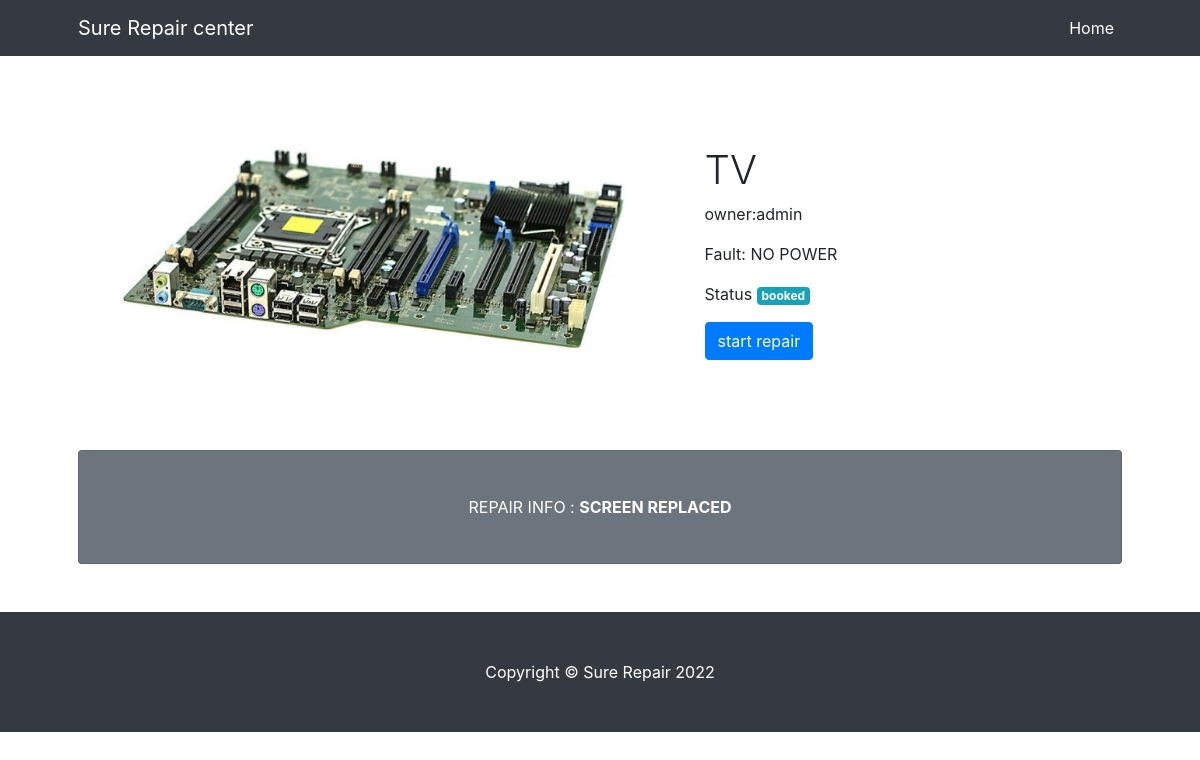
Before: /view_device/1 (signed in) with the older database file.
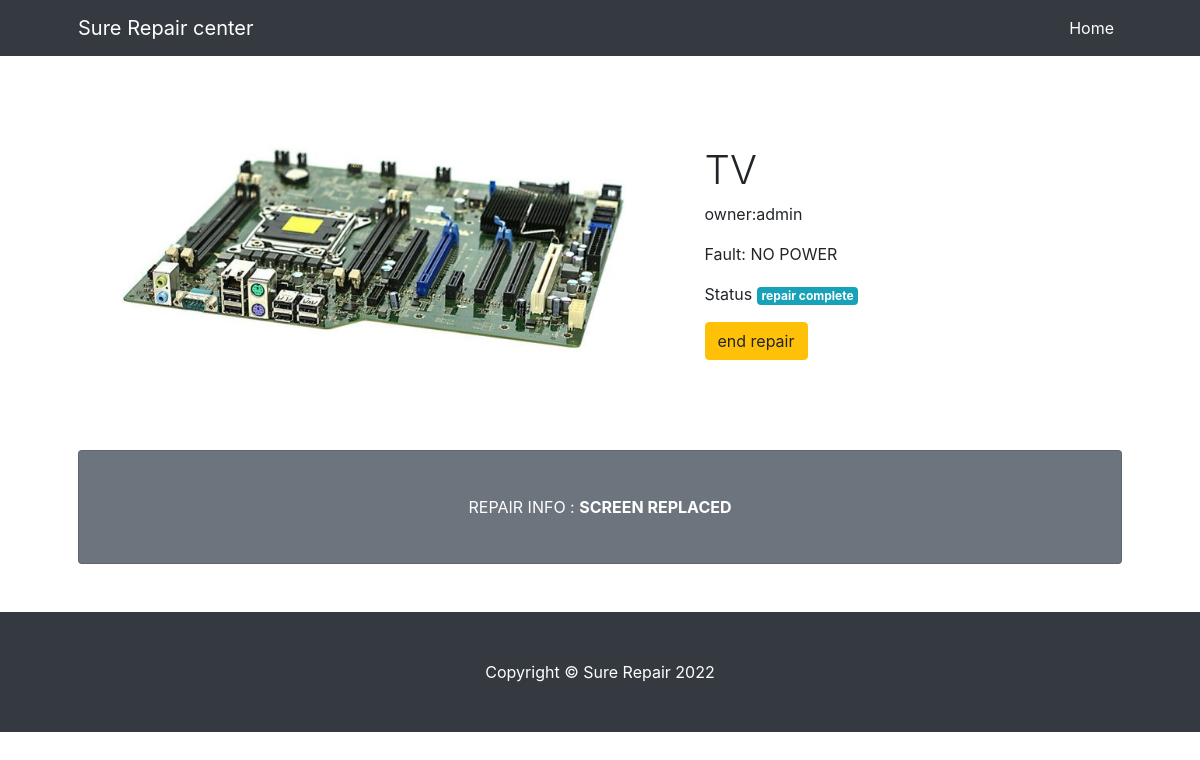
After: the same page with the newer database file.
### app/models.py (models this page shows, shortened)
class Device(db.Model):
    id=db.Column(db.Integer,primary_key=True)
    name=db.Column(db.String(255))
    model=db.Column(db.String(100))
    fault=db.Column(db.String(255))
    user_id=db.Column(db.Integer,db.ForeignKey('user.id'))
    repair_price=db.Column(db.Integer(),default=0)
    status=db.Column(db.String(100),default='booked')
    tech_resolution=db.Column(db.String(255),default='none')

class User(db.Model,UserMixin):
    id = db.Column(db.Integer, primary_key=True)
    username = db.Column(db.String(64), index=True, unique=True)
    email = db.Column(db.String(120), index=True, unique=True)
    password = db.Column(db.String(128))
    is_admin=db.Column(db.Boolean())
    is_technician=db.Column(db.Boolean())
    type=db.Column(db.String(55),default='normal')
    phone=db.Column(db.Integer)
    devices=db.relationship('Device',backref='user',lazy='dynamic')

### app/routes.py (the view)
@app.route('/view_device/<int:id>',methods=['GET','POST'])
@login_required
def view_device(id):
    device=Device.query.get(id)
    return render_template('view_device.html',device=device)

### app/models.py (called while the page is built)
@loginmanager.user_loader
def load_user(id):
    return User.query.get(int(id))

### app/templates/view_device.html (shortened to what this page needs)
<!DOCTYPE html>
<html lang="en">
    <head>
        <link href="{{url_for('static',filename='css/styles.css')}}" rel="stylesheet" />
        <link rel="stylesheet" href="https://cdn.jsdelivr.net/npm/bootstrap@4.0.0/dist/css/bootstrap.min.css">
    </head>
    <body>
        <nav class="navbar navbar-expand-lg navbar-dark bg-dark">
            <div class="container px-5">
                <a class="navbar-brand" href="#!">Sure Repair center</a>
                <div class="collapse navbar-collapse" id="navbarSupportedContent">
                    <ul class="navbar-nav ms-auto mb-2 mb-lg-0">
                        <li class="nav-item"><a class="nav-link active" aria-current="page" href="{{url_for('index')}}">Home</a></li>
                    </ul>
                </div>
            </div>
        </nav>
        <div class="container px-4 px-lg-5">
            <div class="row gx-4 gx-lg-5 align-items-center my-5">
                <div class="col-lg-7"><img class="img-fluid rounded mb-4 mb-lg-0" src="{{url_for('static',filename='pic1.jpg')}}" alt="..." /></div>
                <div class="col-lg-5">
                    <h1 class="font-weight-light">{{device.name}}</h1>
                    <p>owner:{{device.user.username}}</p>
                    <p>Fault: {{device.fault}}</p>
                  <p>Status <span class="badge badge-info">{{device.status}}</span><p></p>
                     {% if device.status=='booked' and device.status!='repair complete'%}
                    <a class="btn btn-primary sm" href="{{url_for('start_repair',id=device.id)}}">start repair</a>
                    {%else%}
                    <a class="btn btn-warning sm" href="{{url_for('start_repair',id=device.id)}}">end repair</a>
                    {%endif%}
                </div>
            </div>
            <div class="card text-white bg-secondary my-5 py-4 text-center">
                <div class="card-body"><p class="text-white m-0">REPAIR INFO : <b>SCREEN REPLACED</b></p></div>
            </div>
        </div>
        <footer class="py-5 bg-dark">
            <div class="container px-4 px-lg-5"><p class="m-0 text-center text-white">Copyright &copy; Sure Repair 2022</p></div>
        </footer>
    </body>
</html>

Changed rows visible on the page:
changed Device "TV": status "booked" → "repair complete"
Other visible differences:
text no longer shown: "start repair"
text now shown: "end repair"
